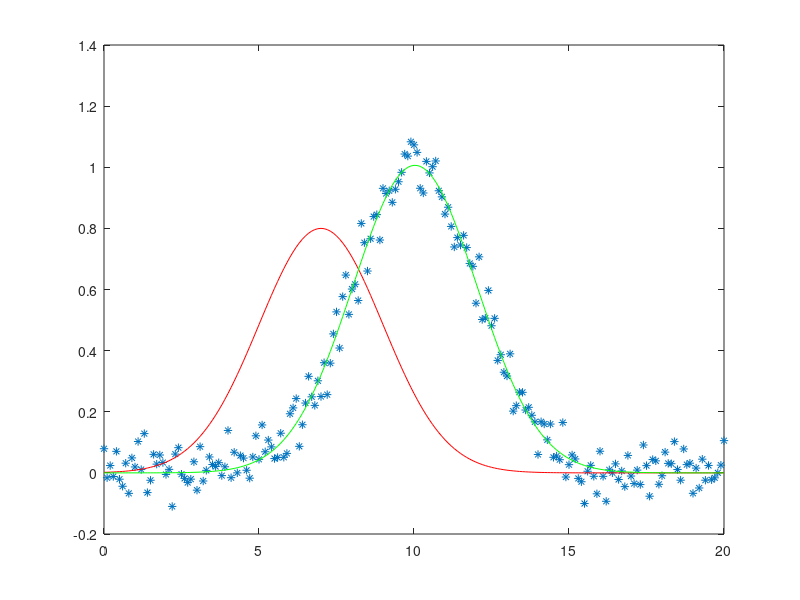
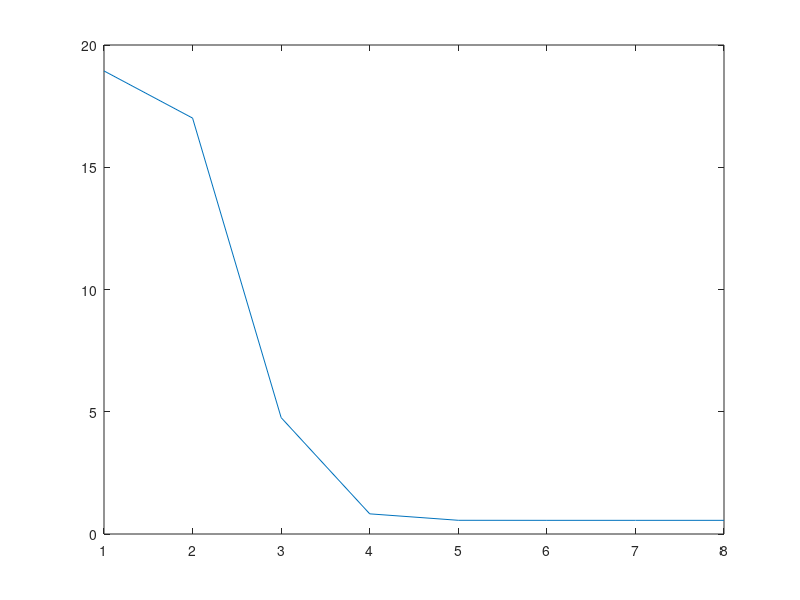

The MATLAB source for these figures, in order:
% Levenberg-Marquardt method for approximating gaussian curve in form 
% f(x) = exp(-(x-c)^2/(2*sigma^2)) with added some noise.

close all;
clear all;
clc;

x = 0:0.1:20;

f = gaussmf(x, [2, 10]);
f = f + randn(size(f)) * 0.05;

plot(x, f, '*');
hold on;

sigma = 2;
c = 7;
w = 0.8;

Theta = [w; sigma; c];
y = Theta(1) * gaussmf(x, [Theta(2), Theta(3)]);

plot(x, y, 'r');

% TODO: change the stop condition of gradient descent
N = 10000;
n = 1;
e_old = 1;
e = 0;

while (abs(sum(e_old.^2 - e.^2)) > 0.001) && (n < 10000)
%     dy_dw = gaussmf(x, [Theta(2), Theta(3)]);
%     dy_dsigma = Theta(1) * (x - Theta(3)).^2 / (Theta(2)^3) .* y;
%     dy_dc = Theta(1) * (x - Theta(3)) / (Theta(2)^2) .* y;

    dy_dw = 1 ./ exp((Theta(3) - x).^2 / (2*Theta(2)^2));
    dy_dsigma = (Theta(1)*(Theta(3) - x).^2) ./ (Theta(2)^3*exp((Theta(3) - x).^2 / (2*Theta(2)^2)));
    dy_dc = -(Theta(1)*(2*Theta(3) - 2*x)) ./ (2*Theta(2)^2*exp((Theta(3) - x).^2 / (2*Theta(2)^2)));

    Z = [dy_dw' dy_dsigma' dy_dc'];
    e_old = e;
    e = f' - y';

    Theta = Theta + pinv(Z'*Z + 0.1*eye(3))*Z'*e;
    y = Theta(1) * gaussmf(x, [Theta(2), Theta(3)]);
    
    err(n) = sum((f - y).^2);
    n = n + 1;
end

plot(x, y, 'g');

figure(2)
plot(err);
